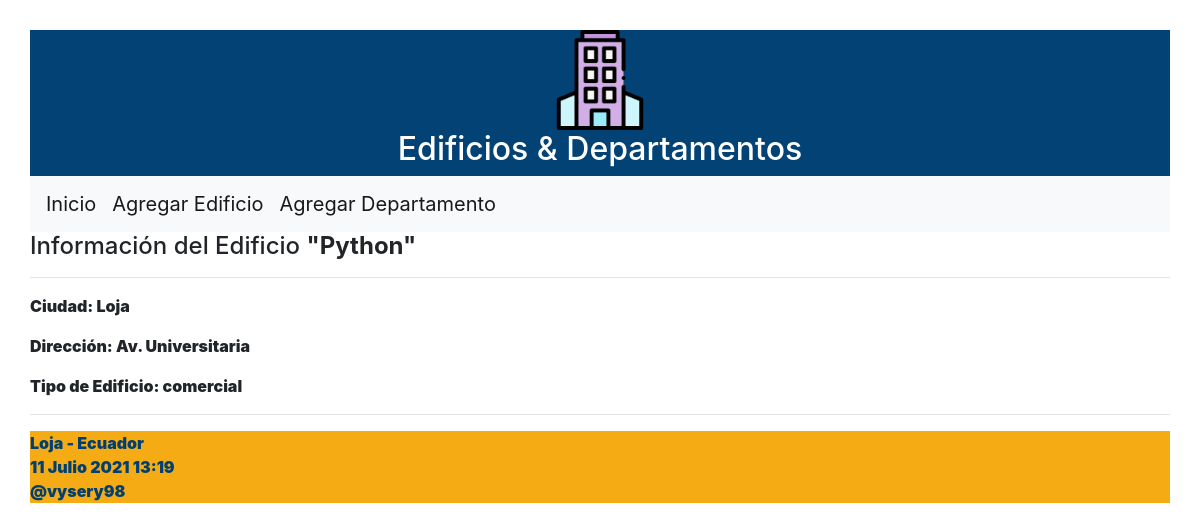
The app's page /edificio/1 with its own data.
### ordenamiento/models.py (models this page shows, shortened)
class Edificio(models.Model):
	opciones_tipo = (
	    ('residencial','Residencial'),
	    ('comercial','Comercial'),
    )
	nombre = models.CharField("Nombre del edificio", max_length=50)
	direccion = models.CharField("Dirección", max_length=50)
	ciudad = models.CharField("Ciudad", max_length=50)
	tipo_edificio = models.CharField("Tipo", max_length=30,
        choices=opciones_tipo)

### ordenamiento/views.py (the view)
# urls.py: path('edificio/<int:id>', views.obtener_edificio,
def obtener_edificio(request, id):
    edificios = Edificio.objects.get(pk=id)
    informacion_template = {'edificios': edificios}
    return render(request, 'obtener_edificio.html', informacion_template)

### ordenamiento/templates/obtener_edificio.html (shortened to what this page needs)
{% extends "master.html" %}
{% block content %}
<h4>Información del Edificio <b>"{{edificios.nombre}}"<b></h4>
<hr>
<p>Ciudad: <b>{{edificios.ciudad}}</b></p>
<p>Dirección: <b>{{edificios.direccion}}</b></p>
<p>Tipo de Edificio: <b>{{edificios.tipo_edificio}}</b></p>
{% endblock %}

### ordenamiento/static/css/estilos.css (style rules this page uses)
body { background: #FEFEFD; padding: 30px; }

### records on screen
Edificio: nombre "Python", ciudad "Loja", direccion "Av. Universitaria", tipo_edificio "comercial"
